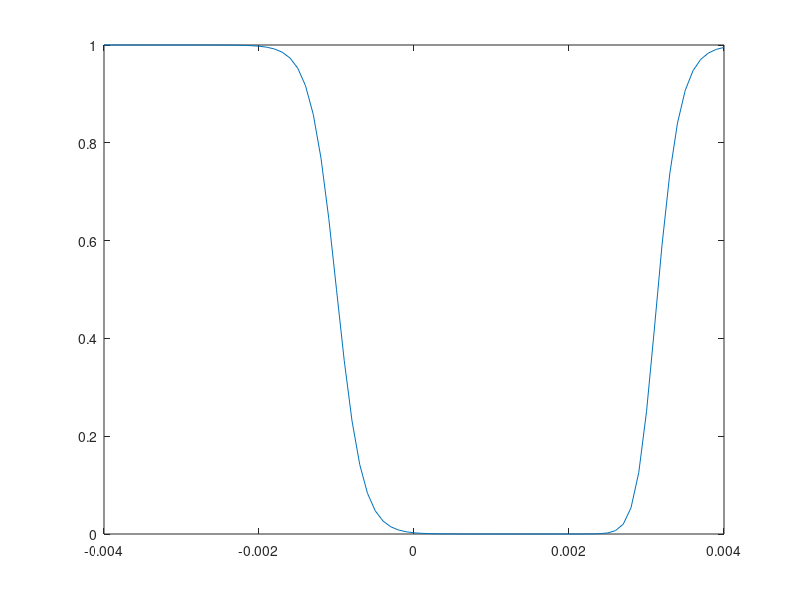

Here is the MATLAB script that generated this plot:
Posn=-4*10^-3:0.0001:4*10^-3;
gamma_sigmo = 1*10^-3;
beta_sigmo = -6000;
gamma_sigmo2 =-3*10^-3;

sigmo=exp(beta_sigmo*(Posn + gamma_sigmo))./(1+exp(beta_sigmo*(Posn + gamma_sigmo))) + (1./(1+exp(beta_sigmo*(Posn+gamma_sigmo2)))).^2  ;
%sigmo = (1./(1+exp(beta_sigmo*(Posn+gamma_sigmo2)))) ;
figure
plot(Posn,sigmo)
